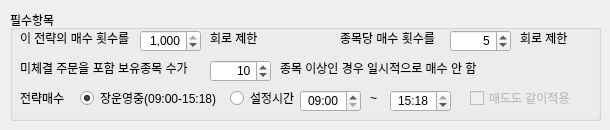
       <widget class="QWidget" name="tab_8">
        <attribute name="title">
         <string>필수항목</string>
        </attribute>
        <widget class="QGroupBox" name="groupBox_12">
         <property name="geometry">
          <rect>
           <x>10</x>
           <y>10</y>
           <width>591</width>
           <height>111</height>
          </rect>
         </property>
         <property name="title">
          <string>필수항목</string>
         </property>
         <widget class="QSpinBox" name="spbTrade">
          <property name="geometry">
           <rect>
            <x>130</x>
            <y>20</y>
            <width>61</width>
            <height>22</height>
           </rect>
          </property>
          <property name="alignment">
           <set>Qt::AlignRight|Qt::AlignTrailing|Qt::AlignVCenter</set>
          </property>
          <property name="showGroupSeparator" stdset="0">
           <bool>true</bool>
          </property>
          <property name="minimum">
           <number>1</number>
          </property>
          <property name="maximum">
           <number>1000</number>
          </property>
          <property name="singleStep">
           <number>1</number>
          </property>
          <property name="value">
           <number>1000</number>
          </property>
         </widget>
         <widget class="QLabel" name="label_30">
          <property name="geometry">
           <rect>
            <x>10</x>
            <y>20</y>
            <width>121</width>
            <height>16</height>
           </rect>
          </property>
          <property name="text">
           <string>이 전략의 매수 횟수를 </string>
          </property>
         </widget>
         <widget class="QLabel" name="label_31">
          <property name="geometry">
           <rect>
            <x>200</x>
            <y>20</y>
            <width>61</width>
            <height>16</height>
           </rect>
          </property>
          <property name="text">
           <string>회로 제한</string>
          </property>
         </widget>
         <widget class="QLabel" name="label_32">
          <property name="geometry">
           <rect>
            <x>270</x>
            <y>50</y>
            <width>301</width>
            <height>16</height>
           </rect>
          </property>
          <property name="text">
           <string>종목 이상인 경우 일시적으로 매수 안 함</string>
          </property>
         </widget>
         <widget class="QSpinBox" name="spbHold">
          <property name="geometry">
           <rect>
            <x>200</x>
            <y>50</y>
            <width>61</width>
            <height>22</height>
           </rect>
          </property>
          <property name="alignment">
           <set>Qt::AlignRight|Qt::AlignTrailing|Qt::AlignVCenter</set>
          </property>
          <property name="showGroupSeparator" stdset="0">
           <bool>true</bool>
          </property>
          <property name="minimum">
           <number>1</number>
          </property>
          <property name="maximum">
           <number>30</number>
          </property>
          <property name="singleStep">
           <number>1</number>
          </property>
          <property name="value">
           <number>10</number>
          </property>
         </widget>
         <widget class="QLabel" name="label_33">
          <property name="geometry">
           <rect>
            <x>10</x>
            <y>50</y>
            <width>191</width>
            <height>16</height>
           </rect>
          </property>
          <property name="text">
           <string>미체결 주문을 포함 보유종목 수가</string>
          </property>
         </widget>
         <widget class="QLabel" name="label_34">
          <property name="geometry">
           <rect>
            <x>10</x>
            <y>80</y>
            <width>51</width>
            <height>16</height>
           </rect>
          </property>
          <property name="text">
           <string>전략매수</string>
          </property>
         </widget>
         <widget class="QRadioButton" name="rbUseTime">
          <property name="geometry">
           <rect>
            <x>70</x>
            <y>80</y>
            <width>141</width>
            <height>16</height>
           </rect>
          </property>
          <property name="text">
           <string>장운영중(09:00-15:18)</string>
          </property>
          <property name="checked">
           <bool>true</bool>
          </property>
         </widget>
         <widget class="QRadioButton" name="rbPeriod">
          <property name="geometry">
           <rect>
            <x>220</x>
            <y>80</y>
            <width>71</width>
            <height>16</height>
           </rect>
          </property>
          <property name="text">
           <string>설정시간</string>
          </property>
         </widget>
         <widget class="QTimeEdit" name="tedStart">
          <property name="geometry">
           <rect>
            <x>290</x>
            <y>80</y>
            <width>61</width>
            <height>22</height>
           </rect>
          </property>
          <property name="alignment">
           <set>Qt::AlignCenter</set>
          </property>
          <property name="date">
           <date>
            <year>2024</year>
            <month>12</month>
            <day>1</day>
           </date>
          </property>
          <property name="maximumTime">
           <time>
            <hour>15</hour>
            <minute>30</minute>
            <second>0</second>
           </time>
          </property>
          <property name="minimumTime">
           <time>
            <hour>9</hour>
            <minute>0</minute>
            <second>0</second>
           </time>
          </property>
          <property name="displayFormat">
           <string>HH:mm</string>
          </property>
          <property name="calendarPopup">
           <bool>false</bool>
          </property>
         </widget>
         <widget class="QLabel" name="label_35">
          <property name="geometry">
           <rect>
            <x>360</x>
            <y>80</y>
            <width>16</width>
            <height>16</height>
           </rect>
          </property>
          <property name="text">
           <string>~</string>
          </property>
         </widget>
         <widget class="QTimeEdit" name="tedStop">
          <property name="geometry">
           <rect>
            <x>380</x>
            <y>80</y>
            <width>61</width>
            <height>22</height>
           </rect>
          </property>
          <property name="alignment">
           <set>Qt::AlignCenter</set>
          </property>
          <property name="dateTime">
           <datetime>
            <hour>15</hour>
            <minute>18</minute>
            <second>0</second>
            <year>2024</year>
            <month>12</month>
            <day>1</day>
           </datetime>
          </property>
          <property name="date">
           <date>
            <year>2024</year>
            <month>12</month>
            <day>1</day>
           </date>
          </property>
          <property name="maximumTime">
           <time>
            <hour>15</hour>
            <minute>30</minute>
            <second>0</second>
           </time>
          </property>
          <property name="minimumTime">
           <time>
            <hour>9</hour>
            <minute>0</minute>
            <second>0</second>
           </time>
          </property>
          <property name="displayFormat">
           <string>HH:mm</string>
          </property>
          <property name="time">
           <time>
            <hour>15</hour>
            <minute>18</minute>
            <second>0</second>
           </time>
          </property>
         </widget>
         <widget class="QLabel" name="label_59">
          <property name="geometry">
           <rect>
            <x>330</x>
            <y>20</y>
            <width>111</width>
            <height>16</height>
           </rect>
          </property>
          <property name="text">
           <string>종목당 매수 횟수를 </string>
          </property>
         </widget>
         <widget class="QLabel" name="label_60">
          <property name="geometry">
           <rect>
            <x>510</x>
            <y>20</y>
            <width>61</width>
            <height>16</height>
           </rect>
          </property>
          <property name="text">
           <string>회로 제한</string>
          </property>
         </widget>
         <widget class="QSpinBox" name="spbStock">
          <property name="geometry">
           <rect>
            <x>440</x>
            <y>20</y>
            <width>61</width>
            <height>22</height>
           </rect>
          </property>
          <property name="alignment">
           <set>Qt::AlignRight|Qt::AlignTrailing|Qt::AlignVCenter</set>
          </property>
          <property name="showGroupSeparator" stdset="0">
           <bool>true</bool>
          </property>
          <property name="minimum">
           <number>1</number>
          </property>
          <property name="maximum">
           <number>1000</number>
          </property>
          <property name="singleStep">
           <number>1</number>
          </property>
          <property name="value">
           <number>5</number>
          </property>
         </widget>
         <widget class="QCheckBox" name="chkSellSame">
          <property name="enabled">
           <bool>false</bool>
          </property>
          <property name="geometry">
           <rect>
            <x>460</x>
            <y>80</y>
            <width>111</width>
            <height>16</height>
           </rect>
          </property>
          <property name="text">
           <string>매도도 같이적용</string>
          </property>
          <property name="checked">
           <bool>false</bool>
          </property>
         </widget>
        </widget>
       </widget>
